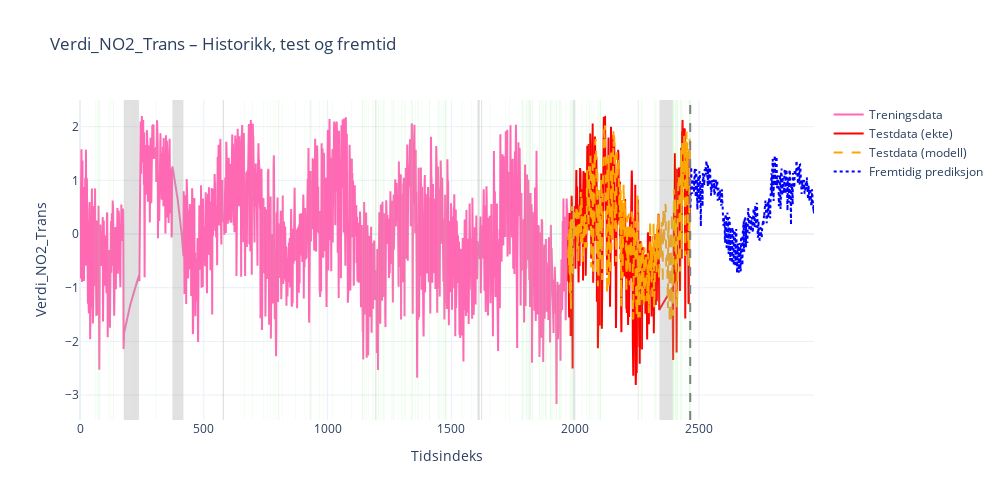
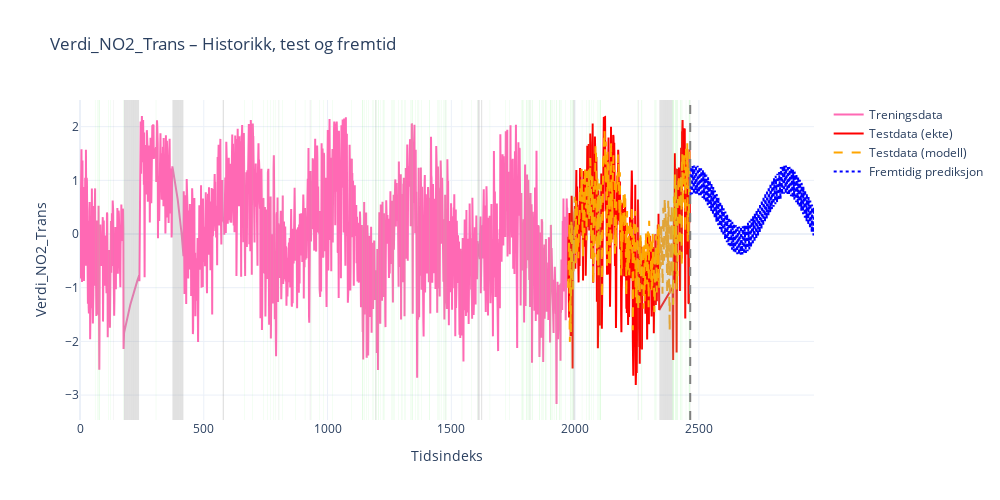

The notebook cell these images were saved under, in order:
### Code cell
features = ["Nedbør", "Temperatur", "Vindhastighet", "måned", "ukedag", "sin_dag", "cos_dag"]

prediksjon_med_fremtidige_verdier(df=data, target_col="Verdi_NO2_Trans", features=features, model_objekt=LGBMRegressor(), 
                                  antall_dager=500, dekningsgrad=data["Dekningsgrad_NO2"])         
prediksjon_med_fremtidige_verdier(df=data, target_col="Verdi_NO2_Trans", features=features, model_objekt=LinearRegression(), 
                                  antall_dager=500, dekningsgrad=data["Dekningsgrad_NO2"])
